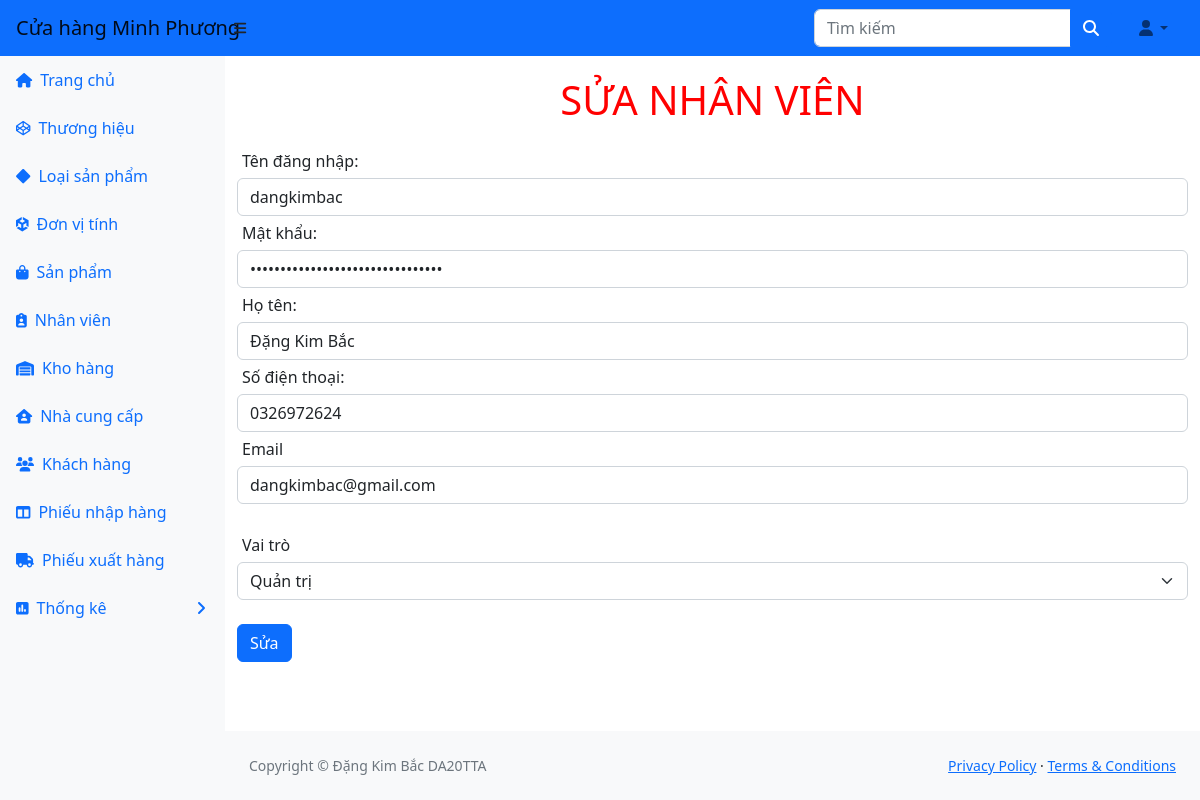
Page /ql_kho/ql-kho/suanhanvien.php?mm=dangkimbac (signed in) on the committed database.
### tables this page shows
CREATE TABLE `nhanvien` (
  `tendangnhap` varchar(255) NOT NULL,
  `matkhau` text NOT NULL,
  `hoten` varchar(255) NOT NULL,
  `sodienthoai` varchar(255) NOT NULL,
  `email` varchar(255) NOT NULL,
  `quyen` int(11) NOT NULL
);

### ql_kho/ql-kho/suanhanvien.php (the view)
<?php
    include_once("header.php");
?>
<?php
$ma = $_REQUEST["mm"];
$sql = "SELECT * FROM nhanvien WHERE tendangnhap='" . $ma . "'";
$kq = $conn->query($sql) or die("Không thể sửa ");
while ($row = mysqli_fetch_array($kq)) {
    echo ("<form name='frmSuanhanvien' action='xli_suanhanvien.php' method='post'enctype='multipart/form-data'>");
    echo ("<h1 class='tieudeform'>SỬA NHÂN VIÊN</h1>");
    echo ("<div class = 'form-group' ><label>Tên đăng nhập:</label> <input type='text' class='form-control' name='txttendangnhap' value='" . (isset($row["tendangnhap"]) ? $row["tendangnhap"] : '') . "' readonly></div>");
    echo ("<div class = 'form-group' ><label>Mật khẩu:</label>  <input  type='password' class='form-control' name='txtmatkhau' value='" . $row["matkhau"] . "' readonly></div>");
    echo ("<div class = 'form-group' ><label>Họ tên:</label>  <input type='text' class='form-control' name='txthoten' value='" . $row["hoten"] . "' </div>");
    echo ("<div class = 'form-group' ><label>Số điện thoại:</label>  <input type='text' class='form-control' name='txtsodienthoai' value='" . $row["sodienthoai"] . "' ></div>");
    echo ("<div class = 'form-group' ><label>Email</label> <input type='text' class='form-control' name='txtemail' value='" . (isset($row["email"]) ? $row["email"] : '') . "'></div><br>");
    echo ("<div class = 'form-group' ><label>Vai trò</label>");
    echo ("<select name = 'txtquyen' class='form-select'>");
    $query = "SELECT * FROM quyen";
    $res = $conn->query($query);
    while ($r = mysqli_fetch_assoc($res)) {
        if($r['ma']==$row["quyen"] )
            echo "<option selected value='" . $r['ma'] . "'>" . $r['ten'] . "</option>";
        else
        echo "<option value='" . $r['ma'] . "'>" . $r['ten'] . "</option>";
    }
    echo ("</select>");
    echo ("</div><br>");
    echo ("<input class = 'btn btn-primary' type='submit' name='sbmsuanhanvien' value='Sửa'>");
    echo ("</form>");
   }
?>
  <?php
    include("footer.php");
?>

### ql_kho/ql-kho/header.php (style rules this page uses)
h1.tieudeform { text-align:center; text-transform:uppercase; color:red; margin:20px; }
label { margin:5px; }

### rows in the picture
nhanvien: txttendangnhap "dangkimbac", txthoten "Đặng Kim Bắc", txtsodienthoai "0326972624", txtemail "dangkimbac@gmail.com"

### other values in the picture
form field txtquyen "Quản trị"
